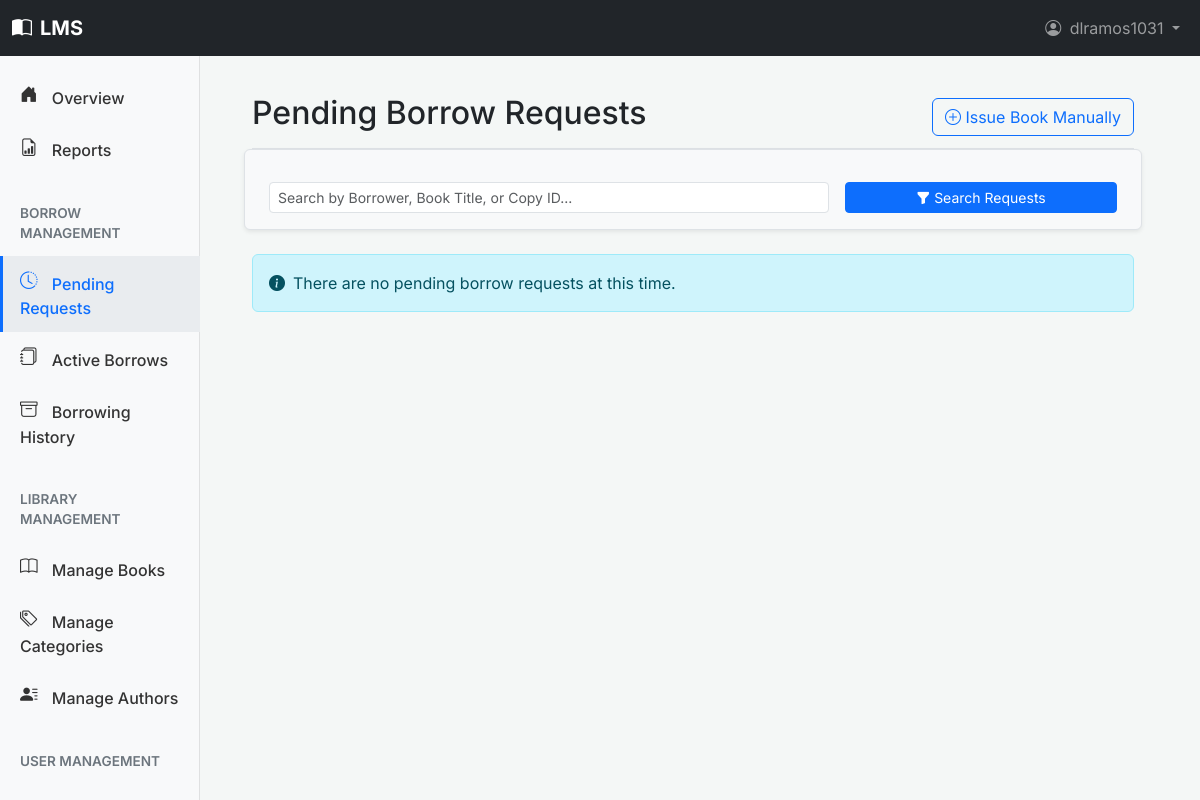
Before: /dashboard/circulation/pending/ (signed in) with the older database file.
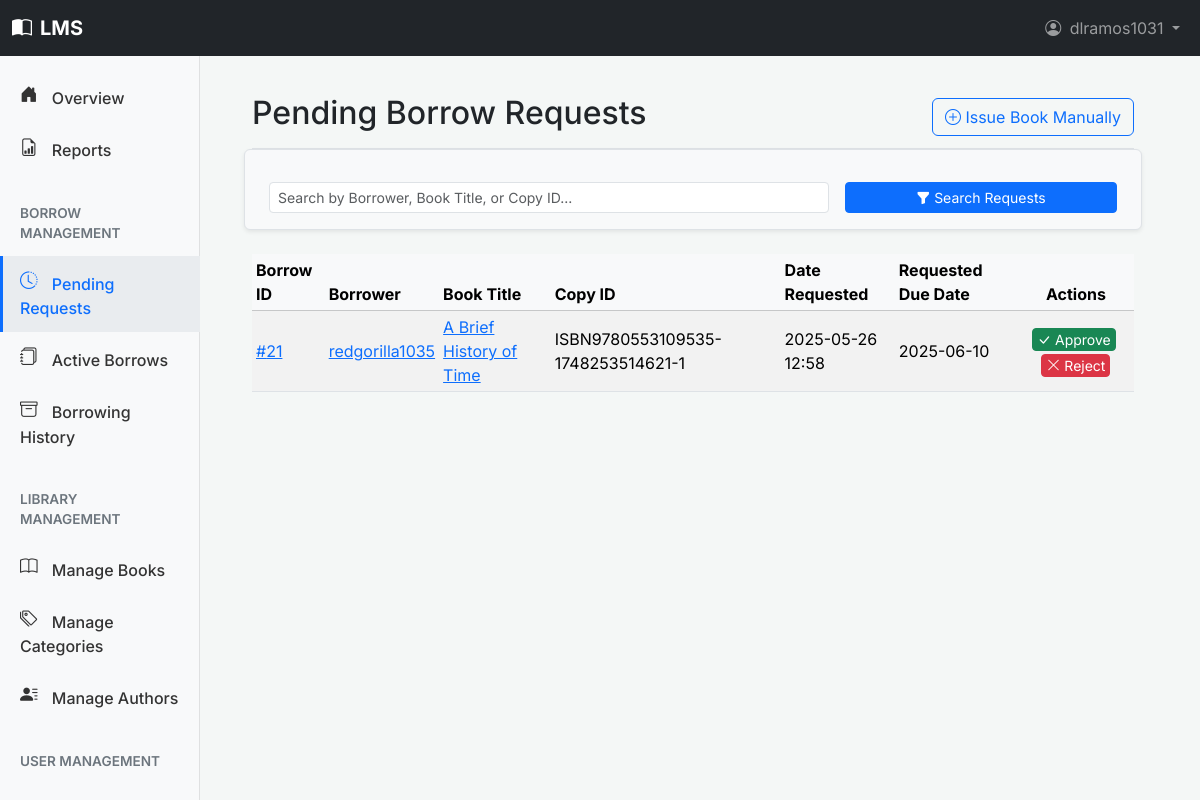
After: the same page with the newer database file.
### books/models.py (models this page shows, shortened)
class Borrowing(models.Model):
    book_copy = models.ForeignKey(
        BookCopy,
        on_delete=models.PROTECT,
        related_name='borrowings',
        help_text=_("The specific copy of the book being borrowed")
    )
    borrower = models.ForeignKey(
        settings.AUTH_USER_MODEL,
        on_delete=models.CASCADE,
        related_name='borrowings',
        help_text=_("The user borrowing the book")
    )
    request_date = models.DateTimeField(
        verbose_name=_("Request Date"),
        auto_now_add=True,
        help_text=_("Date and time the borrow request was made or manual issue initiated.")
    )
    issue_date = models.DateTimeField(
        verbose_name=_("Issue Date"),
        null=True, blank=True,
        help_text=_("Date and time the loan was approved and officially started.")
    )
    due_date = models.DateField(
        verbose_name=_("Due Date"),
        help_text=_("Date the book is due to be returned. Set by user/staff during request/approval.")
    )
    return_date = models.DateTimeField(
        verbose_name=_("Actual Return Date"),
        null=True, blank=True,
        help_text=_("Date and time the book was actually returned.")
    )
    STATUS_CHOICES = [
        ('REQUESTED', _('Requested')),                  # Book is requested before librarian approval
        ('ACTIVE', _('Active')),                        # Book is currently borrowed by the user
        ('RETURNED', _('Returned')),                    # Book has been returned on or before the due date
        ('RETURNED_LATE', _('Returned Late')),          # Book returned after the due date
        ('OVERDUE', _('Overdue')),                      # Book not yet returned and is past its due date
        ('REJECTED', _('Request Rejected')),            # Borrow request was rejected by librarian
        ('CANCELLED', _('Request Cancelled')),          # If a borrow request was cancelled before approval
        ('LOST_BY_BORROWER', _('Lost by Borrower')),    # Borrower reported or confirmed the book as lost
    ]
    status = models.CharField(
        max_length=20,
        choices=STATUS_CHOICES,
        default='REQUESTED',
        help_text=_("Current status of this borrowing record")
    )
    fine_amount = models.DecimalField(
        max_digits=6,
        decimal_places=2,
        default=0.00,
        help_text=_("Fine incurred for this borrowing, if any (e.g., for late return)")
    )
    notes_by_librarian = models.TextField(
        blank=True,
        null=True,
        help_text=_("Internal notes by librarian regarding this loan (e.g., damage noted on return) (optional)")
    )
    class Meta:
        ordering = ['-request_date']
        verbose_name = _('Borrowing Record')
        verbose_name_plural = _('Borrowing Records')

class BookCopy(models.Model):
    book = models.ForeignKey(
        Book,
        on_delete=models.CASCADE,
        related_name='copies',
        help_text=_("The book title this specific copy belongs to")
    )
    copy_id = models.CharField(
        max_length=100,
        unique=True,
        help_text=_("Unique library barcode or identifier for this specific physical copy")
    )
    STATUS_CHOICES = [
        ('Available', _('Available')),
        ('On Loan', _('On Loan')),
        ('Reserved', _('Reserved')),
        ('Lost', _('Lost')),
        ('Damaged', _('Damaged')),
        ('In Repair', _('In Repair')),
        ('Withdrawn', _('Withdrawn from Collection')),
    ]
    status = models.CharField(
        max_length=20,
        choices=STATUS_CHOICES,
        default='Available',
        help_text=_("Current status of this book copy")
    )
    date_acquired = models.DateField(
        null=True,
        blank=True,
        help_text=_("Date this specific copy was acquired by the library (optional)")
    )
    condition_notes = models.TextField(
        blank=True,
        null=True,
        help_text=_("Notes on the condition of this copy (e.g., slight tear on cover, missing page) (optional)")
    )
    class Meta:
        ordering = ['book__title', 'copy_id']
        verbose_name = _('Book Copy')
        verbose_name_plural = _('Book Copies')

class Book(models.Model):
    isbn = models.CharField(
        _('ISBN-13'),
        max_length=17,
        primary_key=True,
        unique=True,
        validators=[isbn_validator],
        help_text=_('13 Character ISBN number. Must be unique. (e.g., 978-0596009205)')
    )
    title = models.CharField(
        max_length=255,
        help_text=_("Enter the title of the book")
    )
    authors = models.ManyToManyField(
        Author,
        related_name='books',
        help_text=_("Select or add authors for this book")
    )
    publisher = models.CharField(
        max_length=200,
        blank=True,
        null=True,
        help_text=_("Publisher of the book (optional)")
    )
    publication_date = models.DateField(
        null=True,
        blank=True,
        help_text=_("Date the book was published (optional)")
    )
    edition = models.CharField(
        max_length=100,
        blank=True,
        null=True,
        help_text=_("e.g., 1st Edition, Revised Edition (optional)")
    )
    page_count = models.PositiveIntegerField(
        null=True,
        blank=True,
        help_text=_("Total number of pages (optional)")
    )
    description = models.TextField(
        blank=True,
        null=True,
        help_text=_("A brief description or summary of the book (optional)")
    )
    cover_image = models.ImageField(
        _("Cover Image"),
        upload_to='book_covers/',
        blank=True,
        null=True,
        help_text=_("Upload the book's cover image (optional).")
    )
    categories = models.ManyToManyField(
        Category,
        related_name='books',
        help_text=_("Select or add categories for this book")
    )
    date_added_to_system = models.DateTimeField(
        auto_now_add=True,
        help_text=_("Date this book record was added to the system")
    )
    last_updated = models.DateTimeField(
        auto_now=True,
        help_text=_("Date this book record was last updated")
    )
    total_borrows = models.PositiveIntegerField(
        default=0,
        help_text=_("How many times this book title has been borrowed overall")
    )
    def display_authors(self):
        """Helper method to display authors in the Django admin interface."""
        return ', '.join(author.name for author in self.authors.all()[:3])
    display_authors.short_description = _('Authors')
    def display_categories(self):
        """Helper method to display categories in the Django admin interface."""
        return ', '.join(category.name for category in self.categories.all()[:3])
    display_categories.short_description = _('Categories')
    class Meta:
        ordering = ['title', 'isbn']
        verbose_name = _('Book')
        verbose_name_plural = _('Books')

### users/models.py (models this page shows, shortened)
class CustomUser(AbstractUser):
    middle_initial = models.CharField(
        _('middle initial'),
        max_length=10,
        blank=True,
        null=True,
        help_text=_("User's middle initial (optional)")
    )
    suffix = models.CharField(
        _('suffix'),
        max_length=10,
        blank=True,
        null=True,
        help_text=_("e.g., Jr., Sr., III (optional)")
    )
    ROLE_CHOICES = (
        ('BORROWER', _('Borrower')),    # For students and other general library users
        ('LIBRARIAN', _('Librarian')),  # For library staff managing books and circulation
        ('ADMIN', _('Administrator')),  # For system administrators with full access
    )
    role = models.CharField(
        _('role'),
        max_length=20,
        choices=ROLE_CHOICES,
        default='BORROWER',
        help_text=_('The primary role of this user within the library system')
    )
    borrower_id_label = models.CharField(
        _('borrower ID label'),
        max_length=50,
        default="Library ID",
        help_text=_("Label for the borrower's unique identifier (e.g., Student ID, Library Card No.)")
    )
    borrower_id_value = models.CharField(
        _('borrower ID value'),
        max_length=50,
        unique=True,
        null=True,
        blank=True,
        help_text=_("The borrower's unique library identifier value (e.g., 'S12345', 'LC00789')")
    )
    physical_address = models.TextField(
        _('physical address'),
        blank=True,
        null=True,
        help_text=_("Borrower's physical mailing address (optional)")
    )
    birth_date = models.DateField(
        _('birth date'),
        null=True,
        blank=True,
        help_text=_("Borrower's date of birth (optional)")
    )
    phone_number = models.CharField(
        _('phone number'),
        max_length=20,
        blank=True,
        null=True,
        help_text=_("Borrower's contact phone number (optional)")
    )
    profile_picture = models.ImageField(
        _("Profile Picture"),
        upload_to='profile_pics/',
        blank=True,
        null=True,
        help_text=_("Upload a profile picture (optional).")
    )
    favorite_books = models.JSONField(
        _("Favorite Books"),
        default=list,
        blank=True,
        help_text=_("List of favorite book ISBNs with timestamps.")
    )
    BORROWER_TYPE_CHOICES = (
        ('STUDENT', _('Student')),                  # Full-time students
        ('FACULTY', _('Faculty')),                  # Faculty members
        ('STAFF_MEMBER', _('Staff Member')),        # University staff (non-faculty) who are borrowers
        ('ALUMNI', _('Alumni')),                    # Former students who are still borrowers
        ('COMMUNITY', _('Community Member')),       # Other verified local borrowers
        ('OTHER', _('Other Verified Borrower')),    # Other verified borrowers (e.g., local residents, non-student/faculty)
    )
    borrower_type = models.CharField(
        _('borrower type'),
        max_length=30,
        choices=BORROWER_TYPE_CHOICES,
        null=True,
        blank=True,
        help_text=_('Category of the borrower, e.g., Student, Faculty (used if role is Borrower)')
    )
    groups = models.ManyToManyField(
        'auth.Group',
        verbose_name=_('groups'),
        blank=True,
        help_text=_(
            'The groups this user belongs to. A user will get all permissions '
            'granted to each of their groups.'
        ),
        related_name="customuser_groups",
        related_query_name="customuser",
    )
    user_permissions = models.ManyToManyField(
        'auth.Permission',
        verbose_name=_('user permissions'),
        blank=True,
        help_text=_('Specific permissions for this user.'),
        related_name="customuser_permissions",
        related_query_name="customuser",
    )
    class Meta:
        verbose_name = _('User')
        verbose_name_plural = _('Users')
        ordering = ['last_name', 'first_name']

### books/views.py (the view)
# urls.py: path('dashboard/circulation/pending/', views.StaffPendingRequestsView.as_view(), name='dashboard_pending_requests'),
class StaffPendingRequestsView(StaffRequiredMixin, ListView):
    model = Borrowing
    template_name = 'books/dashboard/circulation/pending_requests.html'
    context_object_name = 'pending_requests'
    paginate_by = 10
    def get_queryset(self):
        queryset = Borrowing.objects.filter(status='REQUESTED') \
                                    .select_related('borrower', 'book_copy__book') \
                                    .order_by('request_date')
        search_term = self.request.GET.get('search', '').strip()
        if search_term:
            queryset = queryset.filter(
                Q(borrower__username__icontains=search_term) |
                Q(book_copy__book__title__icontains=search_term) |
                Q(book_copy__copy_id__icontains=search_term)
            )
        return queryset
    def get_context_data(self, **kwargs):
        context = super().get_context_data(**kwargs)
        context['page_title'] = _('Pending Borrow Requests')
        context['current_search'] = self.request.GET.get('search', '')
        query_params = self.request.GET.copy()
        query_params.pop('page', None)
        context['other_query_params'] = query_params.urlencode()
        return context

### books/templates/books/dashboard/circulation/pending_requests.html (shortened to what this page needs)
{% extends "dashboard/base.html" %}
{% load static %}
{% load bootstrap5 %}
{% block dashboard_page_title_main %}Pending Borrow Requests{% endblock %}
{% block dashboard_page_actions %}
    <a href="{% url 'books:dashboard_circulation_issue' %}" class="btn btn-outline-primary">
        <i class="bi bi-plus-circle"></i> Issue Book Manually
    </a>
{% endblock %}
{% block dashboard_content_main %}
    <form method="get" class="row g-3 align-items-center mb-4 p-3 bg-light border rounded shadow-sm">
        <div class="col-md-8">
            <input type="text" name="search" class="form-control form-control-sm" placeholder="Search by Borrower, Book Title, or Copy ID..." value="{{ current_search|default:'' }}">
        </div>
        <div class="col-md-4">
            <button class="btn btn-primary btn-sm w-100" type="submit"><i class="bi bi-funnel-fill"></i> Search Requests</button>
        </div>
    </form>
    {% if pending_requests %}
    <div class="table-responsive">
        <table class="table table-striped table-hover table-sm align-middle">
            <thead class="table-light">
                <tr>
                    <th>Borrow ID</th>
                    <th>Borrower</th>
                    <th>Book Title</th>
                    <th>Copy ID</th>
                    <th>Date Requested</th>
                    <th>Requested Due Date</th>
                    <th class="text-center">Actions</th>
                </tr>
            </thead>
            <tbody>
                {% for req in pending_requests %}
                <tr>
                    <td><a href="{% url 'books:dashboard_borrowing_detail' borrowing_id=req.id %}">#{{ req.id }}</a></td>
                    <td>
                        <a href="{% url 'users:dashboard_borrower_detail' pk=req.borrower.pk %}">{{ req.borrower.username }}</a>
                    </td>
                    <td>
                        <a href="{% url 'books:dashboard_book_detail' isbn=req.book_copy.book.isbn %}">{{ req.book_copy.book.title }}</a>
                    </td>
                    <td>{{ req.book_copy.copy_id }}</td>
                    <td>{{ req.request_date|date:"Y-m-d H:i" }}</td>
                    <td>{{ req.due_date|date:"Y-m-d" }}</td>
                    <td class="text-center">
                        <form method="post" action="{% url 'books:dashboard_approve_request' borrowing_id=req.id %}" class="d-inline me-1">
                            <button type="submit" class="btn btn-sm btn-success py-0 px-1" title="Approve Request">
                                <i class="bi bi-check-lg"></i> Approve
                            </button>
                        </form>
                        <form method="post" action="{% url 'books:dashboard_reject_request' borrowing_id=req.id %}" class="d-inline">
                            <button type="submit" class="btn btn-sm btn-danger py-0 px-1" title="Reject Request">
                                <i class="bi bi-x-lg"></i> Reject
                            </button>
                        </form>
                    </td>
                </tr>
                {% endfor %}
            </tbody>
        </table>
    </div>
    {% else %}
    <div class="alert alert-info mt-3">
        <i class="bi bi-info-circle-fill me-2"></i>There are no pending borrow requests at this time.
    </div>
    {% endif %}
{% endblock dashboard_content_main %}

Changed rows visible on the page:
added Borrowing: id "21", borrower.username "redgorilla1035", book_copy.book "A Brief History of Time", book_copy.copy_id "ISBN9780553109535-1748253514621-1", request_date "2025-05-26 12:58", due_date "2025-06-10"
Other visible differences:
text no longer shown: "There are no pending borrow requests at this time."
text now shown: "Borrow ID Borrower Book Title Copy ID Date Requested Requested Due Date Actions"
